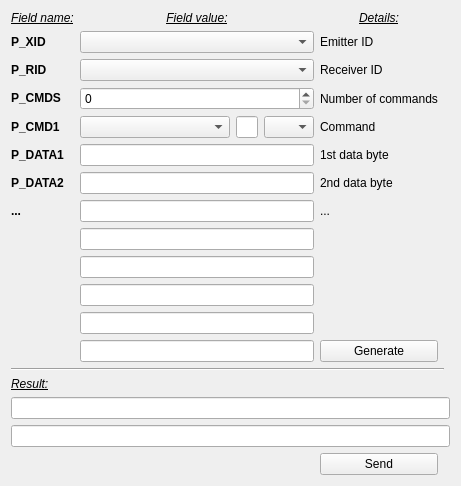
<?xml version="1.0" encoding="UTF-8"?>
<ui version="4.0">
 <class>W_AnyCommand</class>
 <widget class="QWidget" name="W_AnyCommand">
  <property name="geometry">
   <rect>
    <x>0</x>
    <y>0</y>
    <width>461</width>
    <height>466</height>
   </rect>
  </property>
  <property name="windowTitle">
   <string>Form</string>
  </property>
  <layout class="QGridLayout" name="gridLayout">
   <item row="15" column="4">
    <widget class="QPushButton" name="pushButtonGenerate">
     <property name="text">
      <string>Generate</string>
     </property>
    </widget>
   </item>
   <item row="3" column="1" colspan="3">
    <widget class="QSpinBox" name="spinBoxCMDS">
     <property name="minimumSize">
      <size>
       <width>80</width>
       <height>0</height>
      </size>
     </property>
    </widget>
   </item>
   <item row="2" column="1" colspan="3">
    <widget class="QComboBox" name="comboBoxSlaveR">
     <property name="minimumSize">
      <size>
       <width>80</width>
       <height>0</height>
      </size>
     </property>
     <property name="currentText">
      <string/>
     </property>
    </widget>
   </item>
   <item row="22" column="4">
    <spacer name="verticalSpacer">
     <property name="orientation">
      <enum>Qt::Vertical</enum>
     </property>
     <property name="sizeHint" stdset="0">
      <size>
       <width>5</width>
       <height>5</height>
      </size>
     </property>
    </spacer>
   </item>
   <item row="18" column="0">
    <widget class="QLabel" name="label_25">
     <property name="text">
      <string>&lt;html&gt;&lt;head/&gt;&lt;body&gt;&lt;p&gt;&lt;span style=&quot; font-style:italic; text-decoration: underline;&quot;&gt;Result:&lt;/span&gt;&lt;/p&gt;&lt;/body&gt;&lt;/html&gt;</string>
     </property>
    </widget>
   </item>
   <item row="19" column="0" colspan="7">
    <widget class="QLineEdit" name="lineEditResult1"/>
   </item>
   <item row="16" column="0" colspan="6">
    <widget class="Line" name="line">
     <property name="orientation">
      <enum>Qt::Horizontal</enum>
     </property>
    </widget>
   </item>
   <item row="21" column="4">
    <widget class="QPushButton" name="pushButtonSend">
     <property name="text">
      <string>Send</string>
     </property>
    </widget>
   </item>
   <item row="10" column="1" colspan="3">
    <widget class="QLineEdit" name="lineEditPData3">
     <property name="minimumSize">
      <size>
       <width>80</width>
       <height>0</height>
      </size>
     </property>
    </widget>
   </item>
   <item row="13" column="1" colspan="3">
    <widget class="QLineEdit" name="lineEditPData6">
     <property name="minimumSize">
      <size>
       <width>80</width>
       <height>0</height>
      </size>
     </property>
    </widget>
   </item>
   <item row="11" column="1" colspan="3">
    <widget class="QLineEdit" name="lineEditPData4">
     <property name="minimumSize">
      <size>
       <width>80</width>
       <height>0</height>
      </size>
     </property>
    </widget>
   </item>
   <item row="10" column="0">
    <widget class="QLabel" name="label_15">
     <property name="text">
      <string>&lt;html&gt;&lt;head/&gt;&lt;body&gt;&lt;p&gt;&lt;span style=&quot; font-weight:600;&quot;&gt;...&lt;/span&gt;&lt;/p&gt;&lt;/body&gt;&lt;/html&gt;</string>
     </property>
    </widget>
   </item>
   <item row="9" column="0">
    <widget class="QLabel" name="label_14">
     <property name="text">
      <string>&lt;html&gt;&lt;head/&gt;&lt;body&gt;&lt;p&gt;&lt;span style=&quot; font-weight:600;&quot;&gt;P_DATA2&lt;/span&gt;&lt;/p&gt;&lt;/body&gt;&lt;/html&gt;</string>
     </property>
    </widget>
   </item>
   <item row="0" column="0">
    <widget class="QLabel" name="label_16">
     <property name="text">
      <string>&lt;html&gt;&lt;head/&gt;&lt;body&gt;&lt;p align=&quot;center&quot;&gt;&lt;span style=&quot; font-style:italic; text-decoration: underline;&quot;&gt;Field name:&lt;/span&gt;&lt;/p&gt;&lt;/body&gt;&lt;/html&gt;</string>
     </property>
    </widget>
   </item>
   <item row="0" column="1" colspan="3">
    <widget class="QLabel" name="label_17">
     <property name="text">
      <string>&lt;html&gt;&lt;head/&gt;&lt;body&gt;&lt;p align=&quot;center&quot;&gt;&lt;span style=&quot; font-style:italic; text-decoration: underline;&quot;&gt;Field value:&lt;/span&gt;&lt;/p&gt;&lt;/body&gt;&lt;/html&gt;</string>
     </property>
    </widget>
   </item>
   <item row="0" column="4">
    <widget class="QLabel" name="label_18">
     <property name="text">
      <string>&lt;html&gt;&lt;head/&gt;&lt;body&gt;&lt;p align=&quot;center&quot;&gt;&lt;span style=&quot; font-style:italic; text-decoration: underline;&quot;&gt;Details:&lt;/span&gt;&lt;/p&gt;&lt;/body&gt;&lt;/html&gt;</string>
     </property>
    </widget>
   </item>
   <item row="6" column="0">
    <widget class="QLabel" name="label_8">
     <property name="sizePolicy">
      <sizepolicy hsizetype="Preferred" vsizetype="Minimum">
       <horstretch>0</horstretch>
       <verstretch>0</verstretch>
      </sizepolicy>
     </property>
     <property name="minimumSize">
      <size>
       <width>0</width>
       <height>15</height>
      </size>
     </property>
     <property name="text">
      <string>&lt;html&gt;&lt;head/&gt;&lt;body&gt;&lt;p&gt;&lt;span style=&quot; font-weight:600;&quot;&gt;P_CMD1&lt;/span&gt;&lt;/p&gt;&lt;/body&gt;&lt;/html&gt;</string>
     </property>
    </widget>
   </item>
   <item row="2" column="0">
    <widget class="QLabel" name="label_6">
     <property name="sizePolicy">
      <sizepolicy hsizetype="Preferred" vsizetype="Minimum">
       <horstretch>0</horstretch>
       <verstretch>0</verstretch>
      </sizepolicy>
     </property>
     <property name="minimumSize">
      <size>
       <width>0</width>
       <height>15</height>
      </size>
     </property>
     <property name="text">
      <string>&lt;html&gt;&lt;head/&gt;&lt;body&gt;&lt;p&gt;&lt;span style=&quot; font-weight:600;&quot;&gt;P_RID&lt;/span&gt;&lt;/p&gt;&lt;/body&gt;&lt;/html&gt;</string>
     </property>
    </widget>
   </item>
   <item row="15" column="1" colspan="3">
    <widget class="QLineEdit" name="lineEditPData8">
     <property name="minimumSize">
      <size>
       <width>80</width>
       <height>0</height>
      </size>
     </property>
    </widget>
   </item>
   <item row="3" column="0">
    <widget class="QLabel" name="label_7">
     <property name="sizePolicy">
      <sizepolicy hsizetype="Preferred" vsizetype="Minimum">
       <horstretch>0</horstretch>
       <verstretch>0</verstretch>
      </sizepolicy>
     </property>
     <property name="minimumSize">
      <size>
       <width>0</width>
       <height>15</height>
      </size>
     </property>
     <property name="text">
      <string>&lt;html&gt;&lt;head/&gt;&lt;body&gt;&lt;p&gt;&lt;span style=&quot; font-weight:600;&quot;&gt;P_CMDS&lt;/span&gt;&lt;/p&gt;&lt;/body&gt;&lt;/html&gt;</string>
     </property>
    </widget>
   </item>
   <item row="1" column="1" colspan="3">
    <widget class="QComboBox" name="comboBoxSlaveX">
     <property name="minimumSize">
      <size>
       <width>80</width>
       <height>0</height>
      </size>
     </property>
     <property name="currentText">
      <string/>
     </property>
    </widget>
   </item>
   <item row="1" column="0">
    <widget class="QLabel" name="label_5">
     <property name="sizePolicy">
      <sizepolicy hsizetype="Preferred" vsizetype="Minimum">
       <horstretch>0</horstretch>
       <verstretch>0</verstretch>
      </sizepolicy>
     </property>
     <property name="minimumSize">
      <size>
       <width>0</width>
       <height>15</height>
      </size>
     </property>
     <property name="text">
      <string>&lt;html&gt;&lt;head/&gt;&lt;body&gt;&lt;p&gt;&lt;span style=&quot; font-weight:600;&quot;&gt;P_XID&lt;/span&gt;&lt;/p&gt;&lt;/body&gt;&lt;/html&gt;</string>
     </property>
    </widget>
   </item>
   <item row="8" column="1" colspan="3">
    <widget class="QLineEdit" name="lineEditPData1">
     <property name="minimumSize">
      <size>
       <width>80</width>
       <height>0</height>
      </size>
     </property>
    </widget>
   </item>
   <item row="10" column="4">
    <widget class="QLabel" name="label_23">
     <property name="text">
      <string>...</string>
     </property>
    </widget>
   </item>
   <item row="8" column="4">
    <widget class="QLabel" name="label_21">
     <property name="text">
      <string>1st data byte</string>
     </property>
    </widget>
   </item>
   <item row="9" column="4">
    <widget class="QLabel" name="label_22">
     <property name="text">
      <string>2nd data byte</string>
     </property>
    </widget>
   </item>
   <item row="9" column="1" colspan="3">
    <widget class="QLineEdit" name="lineEditPData2">
     <property name="minimumSize">
      <size>
       <width>80</width>
       <height>0</height>
      </size>
     </property>
    </widget>
   </item>
   <item row="12" column="1" colspan="3">
    <widget class="QLineEdit" name="lineEditPData5">
     <property name="minimumSize">
      <size>
       <width>80</width>
       <height>0</height>
      </size>
     </property>
    </widget>
   </item>
   <item row="18" column="5">
    <spacer name="horizontalSpacer">
     <property name="orientation">
      <enum>Qt::Horizontal</enum>
     </property>
     <property name="sizeHint" stdset="0">
      <size>
       <width>5</width>
       <height>5</height>
      </size>
     </property>
    </spacer>
   </item>
   <item row="20" column="0" colspan="7">
    <widget class="QLineEdit" name="lineEditResult2"/>
   </item>
   <item row="2" column="4">
    <widget class="QLabel" name="label_4">
     <property name="sizePolicy">
      <sizepolicy hsizetype="Preferred" vsizetype="Minimum">
       <horstretch>0</horstretch>
       <verstretch>0</verstretch>
      </sizepolicy>
     </property>
     <property name="minimumSize">
      <size>
       <width>0</width>
       <height>15</height>
      </size>
     </property>
     <property name="text">
      <string>&lt;html&gt;&lt;head/&gt;&lt;body&gt;&lt;p&gt;Receiver ID&lt;/p&gt;&lt;/body&gt;&lt;/html&gt;</string>
     </property>
    </widget>
   </item>
   <item row="1" column="4">
    <widget class="QLabel" name="label_2">
     <property name="sizePolicy">
      <sizepolicy hsizetype="Preferred" vsizetype="Minimum">
       <horstretch>0</horstretch>
       <verstretch>0</verstretch>
      </sizepolicy>
     </property>
     <property name="minimumSize">
      <size>
       <width>0</width>
       <height>15</height>
      </size>
     </property>
     <property name="text">
      <string>&lt;html&gt;&lt;head/&gt;&lt;body&gt;&lt;p&gt;Emitter ID&lt;/p&gt;&lt;/body&gt;&lt;/html&gt;</string>
     </property>
    </widget>
   </item>
   <item row="6" column="4">
    <widget class="QLabel" name="label_20">
     <property name="text">
      <string>Command</string>
     </property>
    </widget>
   </item>
   <item row="3" column="4">
    <widget class="QLabel" name="label_13">
     <property name="text">
      <string>Number of commands</string>
     </property>
    </widget>
   </item>
   <item row="6" column="3">
    <widget class="QComboBox" name="comboBoxRW">
     <property name="sizePolicy">
      <sizepolicy hsizetype="Minimum" vsizetype="Fixed">
       <horstretch>0</horstretch>
       <verstretch>0</verstretch>
      </sizepolicy>
     </property>
     <property name="minimumSize">
      <size>
       <width>50</width>
       <height>0</height>
      </size>
     </property>
     <property name="baseSize">
      <size>
       <width>50</width>
       <height>0</height>
      </size>
     </property>
    </widget>
   </item>
   <item row="6" column="1">
    <widget class="QComboBox" name="comboBoxCmd">
     <property name="minimumSize">
      <size>
       <width>150</width>
       <height>0</height>
      </size>
     </property>
     <property name="currentText">
      <string/>
     </property>
    </widget>
   </item>
   <item row="14" column="1" colspan="3">
    <widget class="QLineEdit" name="lineEditPData7">
     <property name="minimumSize">
      <size>
       <width>80</width>
       <height>0</height>
      </size>
     </property>
    </widget>
   </item>
   <item row="8" column="0">
    <widget class="QLabel" name="label_9">
     <property name="sizePolicy">
      <sizepolicy hsizetype="Preferred" vsizetype="Minimum">
       <horstretch>0</horstretch>
       <verstretch>0</verstretch>
      </sizepolicy>
     </property>
     <property name="minimumSize">
      <size>
       <width>0</width>
       <height>15</height>
      </size>
     </property>
     <property name="text">
      <string>&lt;html&gt;&lt;head/&gt;&lt;body&gt;&lt;p&gt;&lt;span style=&quot; font-weight:600;&quot;&gt;P_DATA1&lt;/span&gt;&lt;/p&gt;&lt;/body&gt;&lt;/html&gt;</string>
     </property>
    </widget>
   </item>
   <item row="6" column="2">
    <widget class="QLineEdit" name="lineEditCode">
     <property name="maximumSize">
      <size>
       <width>30</width>
       <height>16777215</height>
      </size>
     </property>
    </widget>
   </item>
  </layout>
 </widget>
 <resources/>
 <connections/>
</ui>
